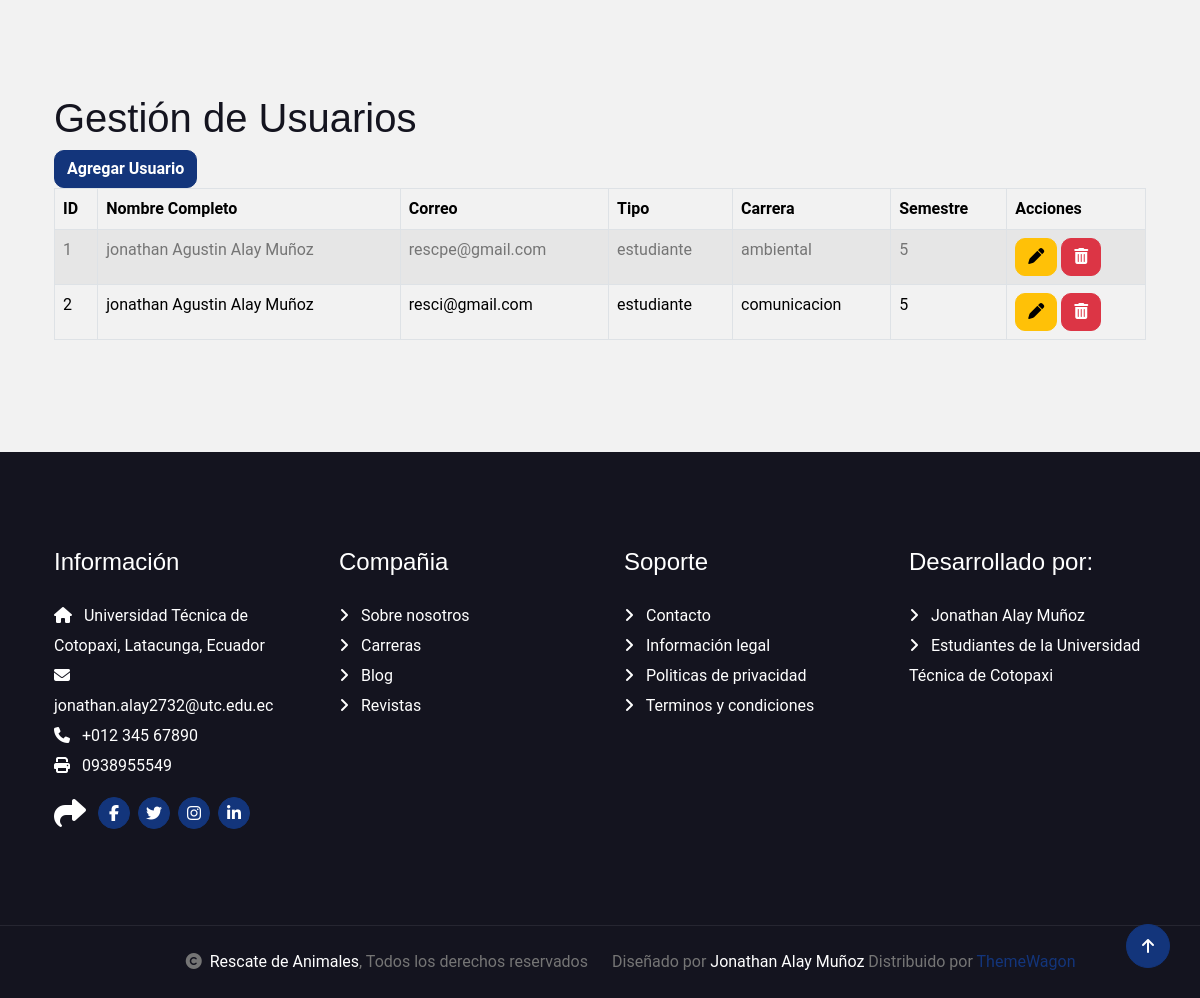
/usuario (lower part), run on an earlier commit of the app's database.
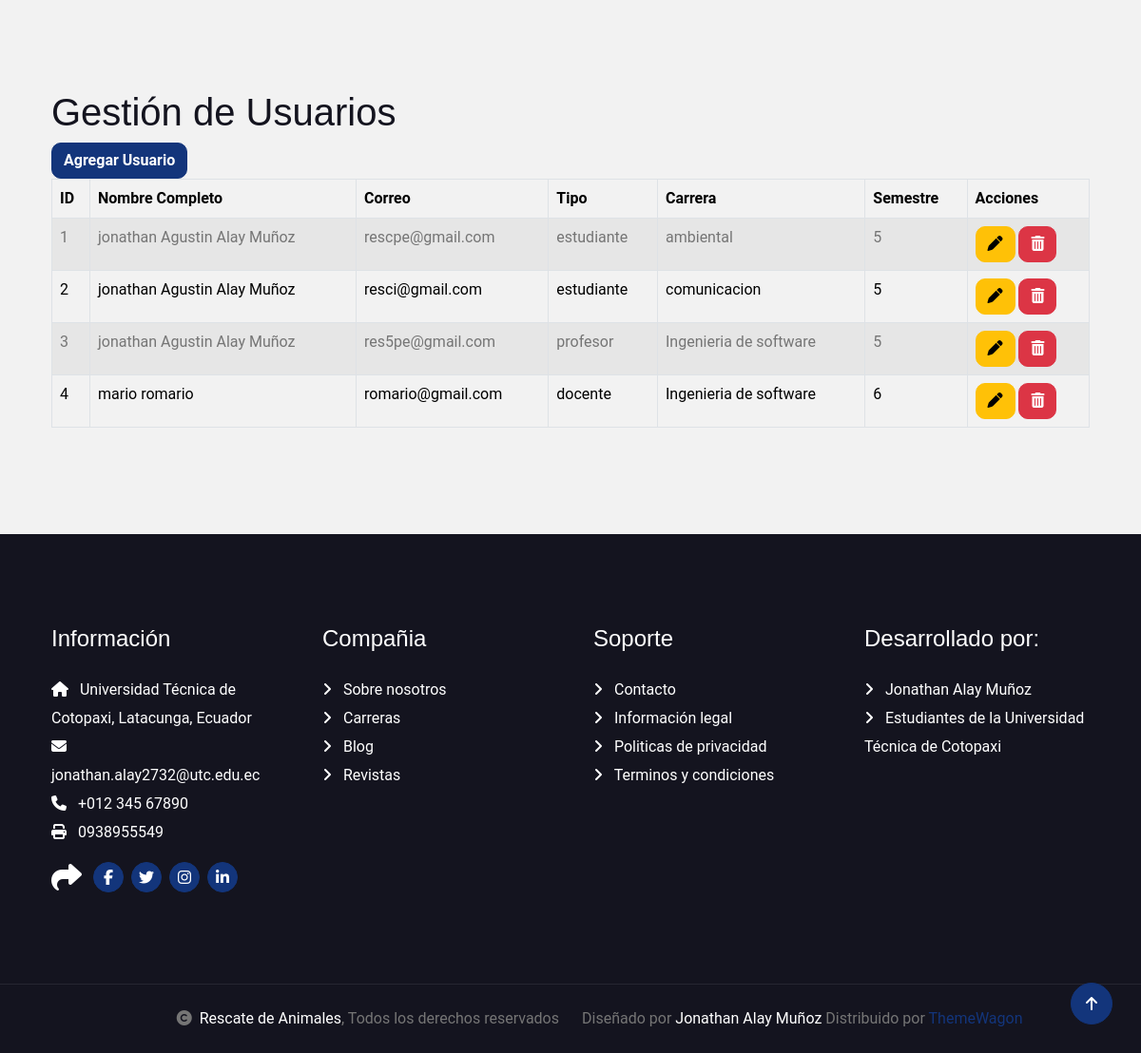
And on a later commit of the database.
### Aplicaciones/Eventos/models.py (models this page shows, shortened)
class Usuario(models.Model):
    nombre_completo = models.CharField(max_length=100)
    correo = models.EmailField(unique=True)
    tipo = models.CharField(max_length=20)  # estudiante, docente, admin
    carrera = models.ForeignKey(Carrera, on_delete=models.SET_NULL, null=True)
    semestre = models.CharField(max_length=10)

class Carrera(models.Model):
    nombre = models.CharField(max_length=100)
    def __str__(self):
        return self.nombre

### Aplicaciones/Eventos/views.py (the view)
# urls.py: path('usuario', views.usuario, name='usuario'),
def usuario(request):
    registros = Usuario.objects.all()
    return render(request, "usuario.html", {'usuarios': registros})

### Aplicaciones/Eventos/templates/usuario.html (shortened to what this page needs)
{% extends './plantilla.html' %}
{% block contenido %}
    <h1>Gestión de Usuarios</h1>
    <a class="btn btn-primary" href="/nuevoUsuario">Agregar Usuario</a>
    <table class="table table-bordered table-striped table-hover" id="tbl_usuarios">
        <thead>
            <tr>
                <th>ID</th>
                <th>Nombre Completo</th>
                <th>Correo</th>
                <th>Tipo</th>
                <th>Carrera</th>
                <th>Semestre</th>
                <th>Acciones</th>
            </tr>
        </thead>
        <tbody>
            {% for usuario in usuarios %}
                <tr>
                    <td>{{ usuario.id }}</td>
                    <td>{{ usuario.nombre_completo }}</td>
                    <td>{{ usuario.correo }}</td>
                    <td>{{ usuario.tipo }}</td>
                    <td>{{ usuario.carrera }}</td>
                    <td>{{ usuario.semestre }}</td>
                    <td>
                        <a class="btn btn-warning" href="/editarUsuario/{{ usuario.id }}"><i class ="fa fa-pen"> </i></a>
                        <a class="btn btn-danger" href="#" onclick="eliminarUsuario({{ usuario.id }})"><i class ="fa fa-trash"> </i></a>
                    </td>
                </tr>
            {% endfor %}
        </tbody>
    </table>
{% endblock %}

What changed in the data, as far as the page shows it:
added Usuario: id "3", nombre_completo "jonathan Agustin Alay Muñoz", correo "res5pe@gmail.com", tipo "profesor", carrera "Ingenieria de software", semestre "5"
added Usuario: id "4", nombre_completo "mario romario", correo "romario@gmail.com", tipo "docente", carrera "Ingenieria de software", semestre "6"
